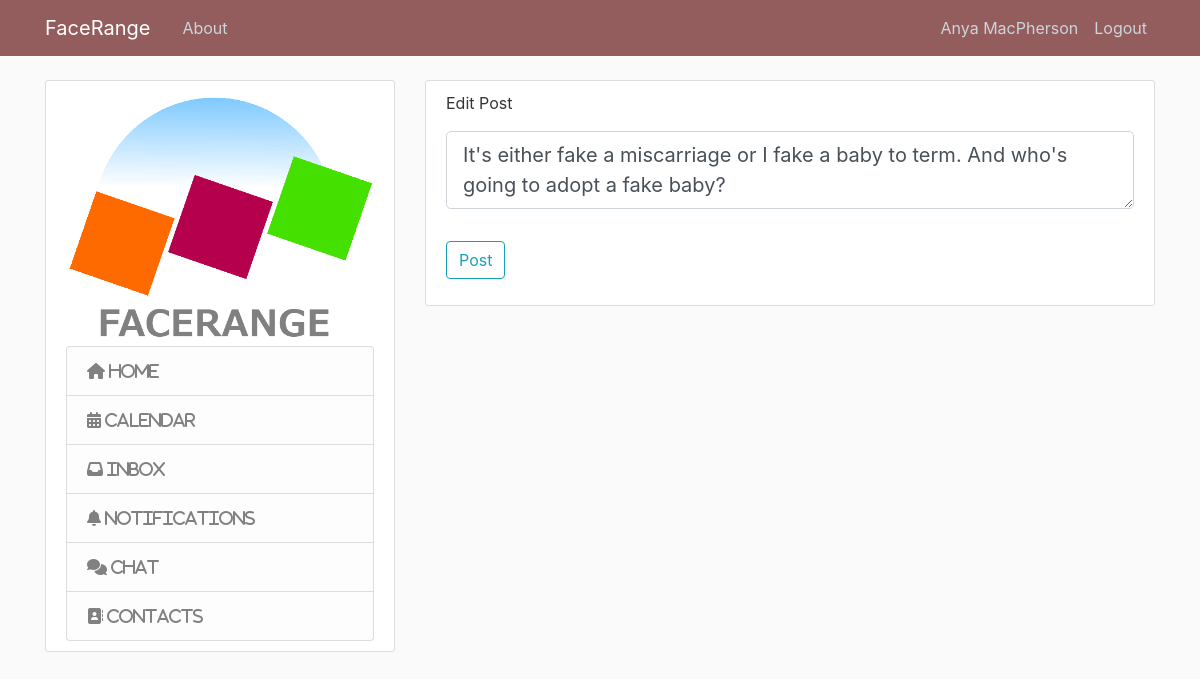
The app's page /post/26/update (signed in) with its own data.
### facerange/models.py (models this page shows, shortened)
class User(db.Model, UserMixin):
    id = db.Column(db.Integer, primary_key=True)
    username = db.Column(db.String(20), unique=True, nullable=False)
    email = db.Column(db.String(120), unique=True, nullable=False)
    image_file = db.Column(db.String(20), nullable=False, default='default.jpg')
    password = db.Column(db.String(60), nullable=False)
    posts = db.relationship('Post', backref='author', lazy=True)

class Post(db.Model):
    id = db.Column(db.Integer, primary_key=True)
    date_posted = db.Column(db.DateTime, nullable=False, default=datetime.utcnow)
    content = db.Column(db.Text, nullable=False)
    user_id = db.Column(db.Integer, db.ForeignKey('user.id'), nullable=False)

### facerange/posts/routes.py (the view)
@posts.route("/post/<int:post_id>/update", methods=['GET', 'POST'])
@login_required
def update_post(post_id):
    post = Post.query.get_or_404(post_id)
    if post.author != current_user:
        abort(403)
    form = PostForm()
    if form.validate_on_submit():
        post.content = form.content.data
        db.session.commit()
        flash('Your post has been updated!', 'success')
        return redirect(url_for('posts.post', post_id=post.id))
    elif request.method == 'GET':
        form.content.data = post.content
    return render_template('create_post.html', title='Edit Post', form=form, legend='Edit Post')

### facerange/posts/forms.py
class PostForm(FlaskForm):
    content = TextAreaField('Content', validators=[DataRequired()])
    submit = SubmitField('Post')

### facerange/models.py (called while the page is built)
@login_manager.user_loader
def load_user(user_id):
    return User.query.get(int(user_id))

### facerange/templates/create_post.html (shortened to what this page needs)
{% extends "layout.html" %}
{% block content %}
<div class="content-section">
    <form method="POST" action="">
        <fieldset class="form-group">
            <div class="form-group">
                <p class="form-control-label">Edit Post</p>
                {% if form.content.errors %}
                    {{ form.content(class="form-control form-control-lg is-invalid") }}
                    <div class="invalid-feedback">
                        {% for error in form.content.errors %}
                            <span>{{ error }}</span>
                        {% endfor %}
                    </div>
                {% else %}
                    {{ form.content(class="form-control form-control-lg") }}
                {% endif %}
            </div>
        </fieldset>
        <div class="form-group">
            {{ form.submit(class="btn btn-outline-info") }}
        </div>
    </form>
</div>
{% endblock content %}

### facerange/templates/layout.html (shortened to what this page needs)
<!DOCTYPE html>
<html lang="en">
<head>
    <link rel="stylesheet" href="https://stackpath.bootstrapcdn.com/bootstrap/4.3.1/css/bootstrap.min.css">
    <link rel="stylesheet" href="{{ url_for('static', filename='main.css') }}">
</head>
<body>
    <header class="site-header">
        <nav class="navbar navbar-expand-md navbar-dark bg-steel fixed-top">
            <div class="container">
            <a class="navbar-brand mr-4" href="{{ url_for('posts.home') }}">FaceRange</a>
            <div class="collapse navbar-collapse" id="navbarToggle">
                <div class="navbar-nav mr-auto">
                    <a class="nav-item nav-link" href="{{ url_for('main.about') }}">About</a>
                </div>
                <div class="navbar-nav">
                {% if current_user.is_authenticated %}
                <a class="nav-item nav-link" href="{{ url_for('users.account') }}">{{ current_user.username }}</a>
                <a class="nav-item nav-link" href="{{ url_for('users.logout') }}">Logout</a>
                {% else %}
                    <a class="nav-item nav-link" href="{{ url_for('users.register') }}">Register</a>
                    <a class="nav-item nav-link" href="{{ url_for('users.login') }}">Login</a>
                {% endif %}
                </div>
            </div>
            </div>
        </nav>
    </header>
    <main role="main" class="container">
    <div class="row">
        <div class="col-md-4">
            <div class="content-section">
                <img src="../static/images/Facerange_logo.png" class="img-fluid" alt="FaceRange" style="max-width: 100%; height: auto;">
                <ul class="list-group">
                    <li class="list-group-item list-group-item-light"><i class="fas fa-home"> Home</i></li>
                    <li class="list-group-item list-group-item-light"><i class="fas fa-calendar-alt"> Calendar</i></li>
                    <li class="list-group-item list-group-item-light"><i class="fas fa-inbox"> Inbox</i></li>
                    <li class="list-group-item list-group-item-light"><i class="fas fa-bell"> Notifications</i></li>
                    <li class="list-group-item list-group-item-light"><i class="fas fa-comments"> Chat</i></li>
                    <li class="list-group-item list-group-item-light"><i class="fas fa-address-book"> Contacts</i></li>
                </ul>
            </div>
        </div>
        <div class="col-md-8">
            {% block content %}{% endblock %}
        </div>
    </div>
    </main>
</body>
</html>

### facerange/static/main.css (style rules this page uses)
body { background: #fafafa; color: #333333; margin-top: 5rem; }
.bg-steel { background-color: #945d5d; }
.site-header .navbar-nav .nav-link { color: #cbd5db; }
.content-section { background: #ffffff; padding: 10px 20px; border: 1px solid #dddddd; border-radius: 3px; margin-bottom: 20px; }

### records on screen
User: username "Anya MacPherson"
Post: content "It's either fake a miscarriage or I fake a baby to term. And who's going to adopt a fake baby?"
